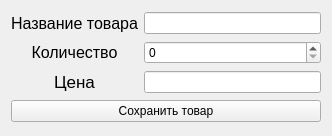
<?xml version="1.0" encoding="UTF-8"?>
<ui version="4.0">
 <class>Form</class>
 <widget class="QWidget" name="Form">
  <property name="geometry">
   <rect>
    <x>0</x>
    <y>0</y>
    <width>332</width>
    <height>136</height>
   </rect>
  </property>
  <property name="windowTitle">
   <string>Добавить товар</string>
  </property>
  <layout class="QGridLayout" name="gridLayout">
   <item row="1" column="0" colspan="2">
    <widget class="QLabel" name="label_2">
     <property name="font">
      <font>
       <pointsize>12</pointsize>
      </font>
     </property>
     <property name="text">
      <string>Количество</string>
     </property>
     <property name="alignment">
      <set>Qt::AlignCenter</set>
     </property>
    </widget>
   </item>
   <item row="1" column="2">
    <widget class="QSpinBox" name="count">
     <property name="minimum">
      <number>0</number>
     </property>
     <property name="maximum">
      <number>10000000</number>
     </property>
     <property name="value">
      <number>0</number>
     </property>
    </widget>
   </item>
   <item row="0" column="0" colspan="2">
    <widget class="QLabel" name="label">
     <property name="font">
      <font>
       <pointsize>12</pointsize>
      </font>
     </property>
     <property name="text">
      <string>Название товара</string>
     </property>
     <property name="alignment">
      <set>Qt::AlignCenter</set>
     </property>
    </widget>
   </item>
   <item row="0" column="2">
    <widget class="QLineEdit" name="name_line"/>
   </item>
   <item row="2" column="2">
    <widget class="QLineEdit" name="price_line"/>
   </item>
   <item row="3" column="0" colspan="3">
    <widget class="QPushButton" name="add_button">
     <property name="text">
      <string>Сохранить товар</string>
     </property>
    </widget>
   </item>
   <item row="2" column="0" colspan="2">
    <widget class="QLabel" name="label_3">
     <property name="font">
      <font>
       <pointsize>13</pointsize>
      </font>
     </property>
     <property name="text">
      <string>Цена</string>
     </property>
     <property name="alignment">
      <set>Qt::AlignCenter</set>
     </property>
    </widget>
   </item>
  </layout>
 </widget>
 <resources/>
 <connections/>
</ui>
